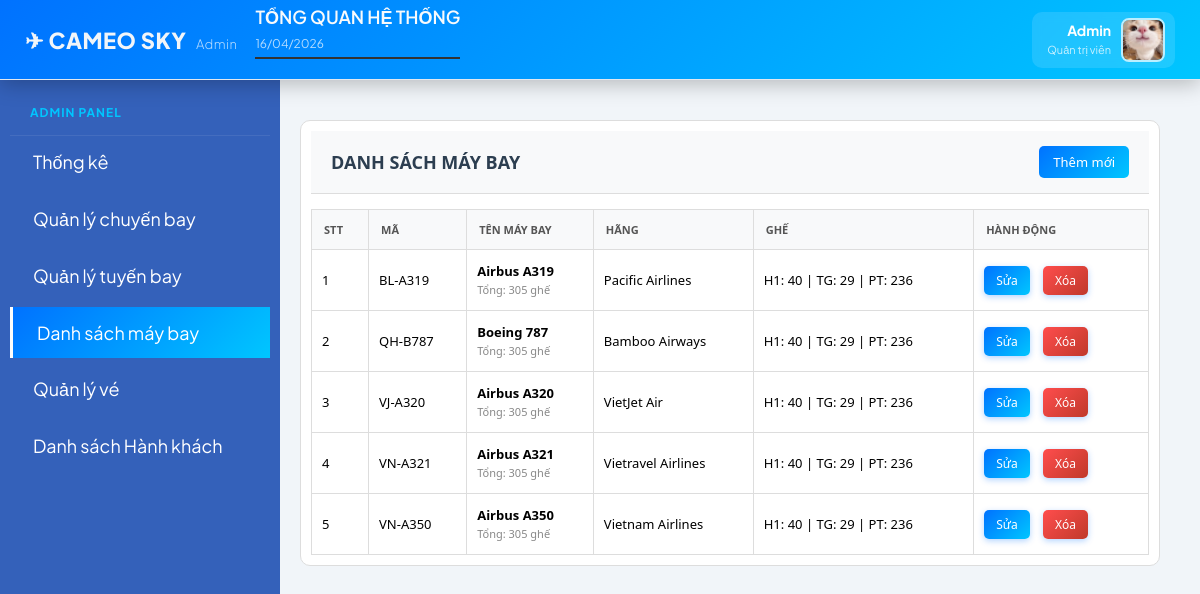
The page /index.php?action=lietke_maybay on the database its author committed.
### tables this page shows
CREATE TABLE `maybay` (
  `MAMAYBAY` varchar(20) NOT NULL,
  `MAHANG` varchar(20) NOT NULL,
  `TENMAYBAY` varchar(100) DEFAULT NULL,
  `SOGHE_BC` int(100) NOT NULL,
  `SOGHE_FC` int(100) NOT NULL,
  `SOGHE_EC` int(100) NOT NULL
);

CREATE TABLE `hangmaybay` (
  `MAHANG` varchar(20) NOT NULL,
  `TENHANG` varchar(100) DEFAULT NULL,
  `LOGO` varchar(255) DEFAULT NULL,
  `HESO_GIA` decimal(5,2) NOT NULL DEFAULT 1.00
);

### modules/quanlymaybay/lietke_maybay.php (the view, shortened to what this page needs)
<?php
$sql_lietke_maybay = "
    SELECT
        mb.MAMAYBAY,
        mb.TENMAYBAY,
        mb.SOGHE_FC,
        mb.SOGHE_BC,
        mb.SOGHE_EC,
        hmb.tenhang AS TENHANG
    FROM maybay mb
    LEFT JOIN hangmaybay hmb ON mb.MAHANG = hmb.MAHANG
    ORDER BY mb.MAMAYBAY ASC
";
$query = mysqli_query($mysqli, $sql_lietke_maybay);
?>
<div class="table-container">
    <div class="container-header">
        <h3>Danh Sách Máy Bay</h3>
        <a href="index.php?action=them_maybay" class="btn-them">Thêm mới</a>
    </div>
    <table class="flight_table">
        <thead>
            <tr>
                <th>STT</th>
                <th>Mã</th>
                <th>Tên máy bay</th>
                <th>Hãng</th>
                <th>Ghế</th>
                <th>Hành động</th>
            </tr>
        </thead>
        <tbody>
        <?php
        $i = 0;
        while($row = mysqli_fetch_assoc($query)){
            $i++;
            $h1 = (int)$row['SOGHE_FC'];
            $tg = (int)$row['SOGHE_BC'];
            $pt = (int)$row['SOGHE_EC'];
            $total = $h1 + $tg + $pt;
        ?>
            <tr>
                <td><?=$i?></td>
                <td><?=htmlspecialchars($row['MAMAYBAY'])?></td>
                <td>
                    <b><?=htmlspecialchars($row['TENMAYBAY'])?></b><br>
                    <small>Tổng: <?=$total?> ghế</small>
                </td>
                <td><?= $row['TENHANG'] ?? '---' ?></td>
                <td>
                    H1: <?=$h1?> | TG: <?=$tg?> | PT: <?=$pt?>
                </td>
                <td>
                    <a href="index.php?action=sua_maybay&MAMAYBAY=<?=$row['MAMAYBAY']?>" class="btn-action">Sửa</a>
                    <a href="modules/quanlymaybay/xuly_maybay.php?type=xoa&MAMAYBAY=<?=$row['MAMAYBAY']?>"
   onclick="return confirm('Bạn có chắc chắn muốn xóa máy bay này?')"
   class="btn-action btn-delete">Xóa</a>
                </td>
            </tr>
        <?php } ?>
        </tbody>
    </table>
</div>

### css/styleadmincp.css (style rules this page uses)
body { margin: 0; font-family: Arial, sans-serif; background: #f5f5f5; }
.table-container { padding: 10px; background: #fff; font-family: Arial, sans-serif; }
.container-header { display: flex; justify-content: space-between; align-items: center; border-bottom: 2px solid #333; padding-bottom: 10px; margin-bottom: 15px; }
.container-header h3 { margin: 0; font-size: 1.2rem; text-transform: uppercase; }
.flight_table { width: 100%; border-collapse: collapse; }
.flight_table th, .flight_table td { border: 1px solid #ccc; padding: 8px; font-size: 14px; text-align: left; }
.flight_table th { background: #f2f2f2; font-weight: bold; }
.btn-action { text-decoration: none; color: #0056b3; font-size: 13px; margin-right: 10px; }
.btn-them { text-decoration: none; background: #333; color: #fff; padding: 5px 15px; font-size: 13px; }

### modules/main.php (style rules this page uses)
body { margin:0; font-family:'Plus Jakarta Sans',sans-serif; }

### modules/sidebar/sidebar.php (style rules this page uses)
:root { --sidebar-bg:#0f172a; --accent:#00c6ff; --text:#FFFFFF; }

### modules/quanlymaybay/lietke_maybay.php (style rules this page uses)
.table-container { margin: 20px; background: #fff; border-radius: 10px; border: 1px solid #ddd; overflow: hidden; font-family: 'Segoe UI', Tahoma, sans-serif; }
.container-header { display: flex; justify-content: space-between; align-items: center; padding: 15px 20px; background: #f8f9fa; border-bottom: 1px solid #ddd; }
.container-header h3 { margin: 0; font-size: 18px; color: #2c3e50; }
.btn-them { text-decoration: none; background: linear-gradient(135deg, #0072ff, #00c6ff); color: #fff; padding: 7px 14px; border-radius: 5px; font-size: 13px; transition: 0.25s; }
.flight_table { width: 100%; border-collapse: collapse; }
.flight_table th { background: #f8f9fa; padding: 12px; font-size: 11px; text-transform: uppercase; color: #555; border: 1px solid #ddd; }
.flight_table td { padding: 12px 10px; font-size: 13px; border: 1px solid #ddd; }
.flight_table small { color: #888; font-size: 11px; }
.btn-action { padding: 6px 12px; border-radius: 5px; font-size: 12px; color: #fff; border: none; text-decoration: none; background: linear-gradient(135deg, #0072ff, #00c6ff); transition: all 0.25s ease; box-shadow: 0 2px 6px rgba(0,114,255,0.3); }
.btn-delete { background: linear-gradient(135deg, #ff4d4d, #c0392b); }

### rows shown on the page
maybay: MAMAYBAY "BL-A319", TENMAYBAY "Airbus A319", total "305", MAHANG.TENHANG "Pacific Airlines", SOGHE_FC "40", SOGHE_BC "29", SOGHE_EC "236"
maybay: MAMAYBAY "QH-B787", TENMAYBAY "Boeing 787", total "305", MAHANG.TENHANG "Bamboo Airways", SOGHE_FC "40", SOGHE_BC "29", SOGHE_EC "236"
maybay: MAMAYBAY "VJ-A320", TENMAYBAY "Airbus A320", total "305", MAHANG.TENHANG "VietJet Air", SOGHE_FC "40", SOGHE_BC "29", SOGHE_EC "236"
maybay: MAMAYBAY "VN-A321", TENMAYBAY "Airbus A321", total "305", MAHANG.TENHANG "Vietravel Airlines", SOGHE_FC "40", SOGHE_BC "29", SOGHE_EC "236"
maybay: MAMAYBAY "VN-A350", TENMAYBAY "Airbus A350", total "305", MAHANG.TENHANG "Vietnam Airlines", SOGHE_FC "40", SOGHE_BC "29", SOGHE_EC "236"
